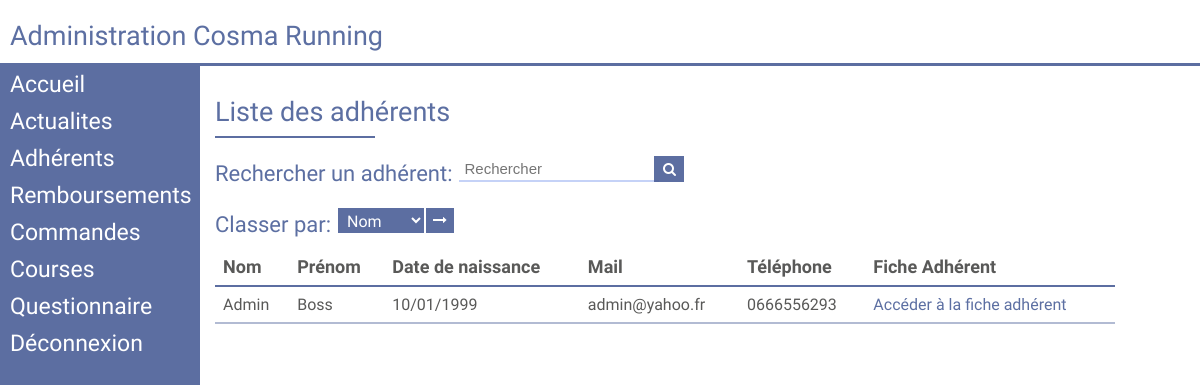
Screenshot of /php/Edit.php?post=Adherents with the database file from the repository.
### tables this page shows
CREATE TABLE  adherent(
  Id_adherent char(8) NOT NULL,
  Mdp char(100) NOT NULL,
  Mdpconfirm char(100) NOT NULL,
  Nom char(30) NOT NULL,
  Prenom char(30) NOT NULL,
  Email char(50) NOT NULL,
  DateNaissance char(20) NOT NULL,
  Adresse char(100) NOT NULL,
  Téléphone char(50) NOT NULL,
  Id_sexe int(1) NOT NULL,
  Unom  char(30) NOT NULL,
  Uprenom char(30) NOT NULL,
  Utel char(10) NOT NULL,
  Photo_profil char(100) DEFAULT "PPModele.png",
  Clef char(100),
  Validation boolean DEFAULT false,
  CONSTRAINT pk_adherent PRIMARY KEY (Id_adherent),
  CONSTRAINT fk_adherentSexe FOREIGN KEY (Id_sexe) REFERENCES Sexe(Id_sexe)
  );

### fct/dateFR.php (called while the page is built, shortened)
<?php
	function dateFR($dateBDD){
			$date = date_parse($dateBDD);
		    $jour = $date['day'];
		    $mois = $date['month'];
		    if ($mois < 10) {
		    	$mois = '0'.$mois;
		    }
		    $annee = $date['year'];
		    return $jour.'/'.$mois.'/'.$annee;
	}
?>

### WP-admin/WP-admin-Adherents.php (the view, shortened to what this page needs)
					<p class="h1">Liste des adhérents</p>
					<hr class="sep2 bleu" style="max-width:160px">
					<form method="POST" action="<?php echo $_SERVER['PHP_SELF'].'?'.$_SERVER['QUERY_STRING']?>" enctype="multipart/form-data">
						<div style="display: inline-flex;">
							<p class="h1 bleu" style="font-size:22px;margin-right: 7px;">Rechercher un adhérent: </p>
							<input type="text" style="padding-bottom: 3px;margin: auto;" name="SearchAdherent" placeholder="Rechercher" class="">
							<button type="submit" id="button_loupe" name="valider_search_adherent">
							<i class="fa fa-search white" aria-hidden="true" style="font-size: 14px;margin: auto;"></i>
							</button>
						</div>
					</form>
					<form method="POST" action="<?php echo $_SERVER['PHP_SELF'].'?'.$_SERVER['QUERY_STRING']?>" enctype="multipart/form-data">
						<div style="display: inline-flex;">
							<p class="h1 bleu" style="font-size:22px;margin-right: 7px;">Classer par: </p>
							<form method="POST" action="<?php echo $_SERVER['PHP_SELF'].'?'.$_SERVER['QUERY_STRING']?>" enctype="multipart/form-data">
							<select name="classer" class="classemment">
								<option value="Nom">Nom</option>
							</select>
							<button type="submit" name="valider_classer_adherent" id="button_classer" >
							<i class="fa fa-long-arrow-right white" aria-hidden="true" style="font-size: 14px;margin: auto;"></i>
							</button>
						</div>
					</form>
					<div>
<?php
							$i = '';
							$req = $bdd->query('SELECT * FROM adherent '.$i.'');
							echo "<table class=\"table-admin\">
										<tr>
											<th>Nom</th>
											<th>Prénom</th>
											<th>Date de naissance</th>
											<th>Mail</th>
											<th>Téléphone</th>
											<th>Fiche Adhérent</th>
											</tr>";
								while ($donnees = $req->fetch()){
									$DateNaissance = dateFR($donnees['DateNaissance']);
									echo '<tr>
									<td>'.$donnees['Nom'].'</td>
									<td>'.$donnees['Prenom'].'</td>
									<td>'.$DateNaissance.'</td>
									<td>'.$donnees['Email'].'</td>
									<td>'.$donnees['Téléphone'].'</td>
									<td><a clas="" target="_blank" class="bleu t-center" href="Edit.php?post=ficheAdherent&&fiche='.$donnees['Id_adherent'].'">Accéder à la fiche adhérent</a></td>
									</tr>';
								}
								echo "</table>";
?>
</div>

### css/styleIndex.css (style rules this page uses)
html,body { margin: 0px; outline: none; font-family: 'Roboto Condensed', sans-serif; color: #595958; font-size: 20px; }
p { cursor: default; margin: 0px; }
button { outline: none;border:none;cursor: pointer; }
* { box-sizing: border-box; }
a { text-decoration: none; color: white; }
input { width: 100%; font-size: 14px; padding: 3px 5px; transition: 0.7s; border:none; margin: 3px 0px; border-bottom: 2px solid #c5d2f7; outline: none; }
select { color: white; background-color: #485d96e3; font-size: 18px; padding: 3px 7px; outline: none; }
option { color: white; background-color: #485d96e3; }
table { width: 100%; border-collapse: collapse; max-width: 900px; margin: auto; }
td { font-weight: 500;font-size: 16px;text-align: left;padding: 8px; }
th { font-weight: bold;font-size: 18px;padding: 8px; }
form { font-size: 18px; margin: 5px 0px; }
.table-admin { margin: 0px; }
.table-admin tr td { border-bottom: 2px solid #485d966b; }
.table-admin tr th { border-bottom: 2px solid #485d96e3; text-align: left; }
.white { color: white; }
.bleu { color:#485d96e3 }
.t-center { text-align: center; }
.h1 { color: #485d96e3; font-size: 27px; font-family: 'Yanone Kaffeesatz', sans-serif; margin: 15px 0px 6px 0px; }
hr.sep2 { overflow: visible; padding: 0; border: none; border-top:2px solid #485d96e3; text-align: left; size: 15px; width: 20%; margin: 8px 0px; width: 100%; }

### css/style-admin.css (style rules this page uses)
html,body { margin: 0px; outline: none; font-family: 'Roboto Condensed', sans-serif; background: white; min-width: 0; font-size: 20px; }
p { cursor: default; margin: 0px; }
button { outline: none;border:none;cursor: pointer; }
* { box-sizing: border-box; }
a { text-decoration: none; color: white; }
input { max-width: 200px; width: 100%; font-size: 15px; padding: 3px 5px; transition: 0.7s; border:none; margin: 3px 0px; border-bottom: 2px solid #c5d2f7; outline: none; margin-bottom: 10px; }
select { color: white; background-color: #485d96e3; outline: none; font-family: 'Yanone Kaffeesatz', sans-serif; border:none; }
option { color: white; background-color: #485d96e3; }
table { width: 100%; border-collapse: collapse; max-width: 900px; }
td { font-weight: 500;text-align: left;padding: 8px; }
th { font-weight: bold;font-size: 18px;padding: 8px; }
form { font-size: 23px; margin: 5px 0px; }
.white { color: white; }
.bleu { color:#485d96e3 }
.t-center { text-align: center; }
.table-admin { margin: 0px; }
.table-admin tr td { border-bottom: 2px solid #485d966b; }
.table-admin tr th { border-bottom: 2px solid #485d96e3; text-align: left; }
#button_loupe { width: 30px; height:26px; margin:auto -5px; display: flex; background-color: #485d96e3; }
.classemment { font-size: 16px; padding: 2px 5px 0px 5px; height: 25px; margin: auto; }
#button_classer { width: 30px; height:25px; margin:auto; display: flex; background-color: #485d96e3; border:none; margin-left: 0px; border-left:2px solid white; }

### rows the page displays
adherent: Nom "Admin", Prenom "Boss", DateNaissance "10/01/1999", Email "admin@yahoo.fr", Téléphone "0666556293"
